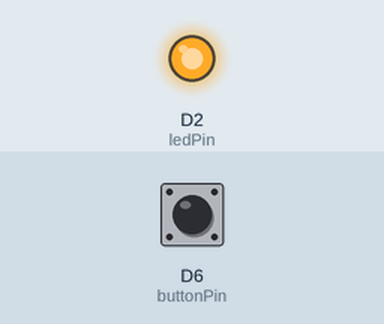
Recording of a sketch running on a simulated ESP8266 (NodeMCU). Shown: output pins drawn as LEDs (lit = HIGH). Inputs (shaded band) come from the test bench; at power-on: D6 (buttonPin) HIGH.

Above: at 1.2 s.
1.3 s: D6 (buttonPin) pulled LOW for 0.15 s
At 1.37 s:
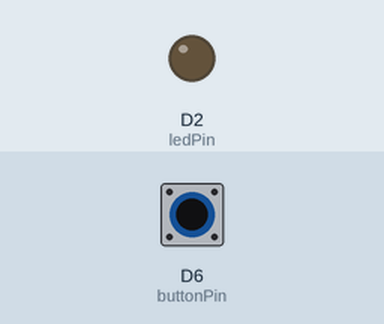
2.9 s: D6 (buttonPin) pulled LOW for 3.2 s
At 7.3 s:
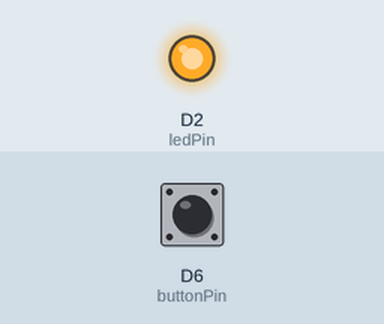
Timing chart, 0 to 8.8 s (numbered marks = the images above; inputs shaded):
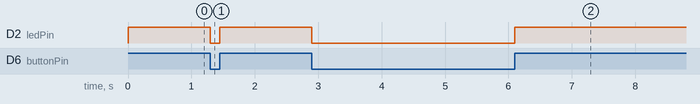

Measured:
- after the input at 1.3 s, D2 (ledPin): HIGH → LOW at once, → HIGH 0.15 s later
- after the input at 2.9 s, D2 (ledPin): HIGH → LOW at once, → HIGH 3.2 s later

The sketch:

Button_ET_Board.ino
```cpp
/******************************************************************************************
 * FileName     : Button_ET_Board.ino
 * Description  : 버튼을 눌러 LED 끄고 켜기
 * Hardware     : ETBoard(이티보드, ESP32 등록 공식 Arduino Board)
 * Author       : 한국공학기술연구원(KETRI)
 * Created Date : 2022.04.21
 * Reference    :
 * Modified     : 2022.04.21 : LEH : 헤더 수정, 소스 크린징
******************************************************************************************/

const char buttonPin = D6;                   // 빨강 버튼 : D6
const char ledPin = D2;                      // 빨강 LED : D2
                                            // variables will change:
int buttonState = 0;                         // 빨강 버튼 상태를 0으로 초기화

void setup() {
  pinMode(ledPin, OUTPUT);                   // 빨강 LED 출력모드 설정
  pinMode(buttonPin, INPUT);                 // 빨강 버튼 입력모드 설정
}

void loop() {
  buttonState = digitalRead(buttonPin);      // 빨강 버튼 값 읽기

  if(buttonState == LOW) {
    digitalWrite(ledPin, LOW);              // 버튼을 누르면 LED가 꺼짐
  } else{
     digitalWrite(ledPin,HIGH);              // 버튼을 누르지 않으면 LED가 켜짐
  }
}

//==========================================================================================
//
// (주)한국공학기술연구원 http://et.ketri.re.kr
//
//==========================================================================================
```
